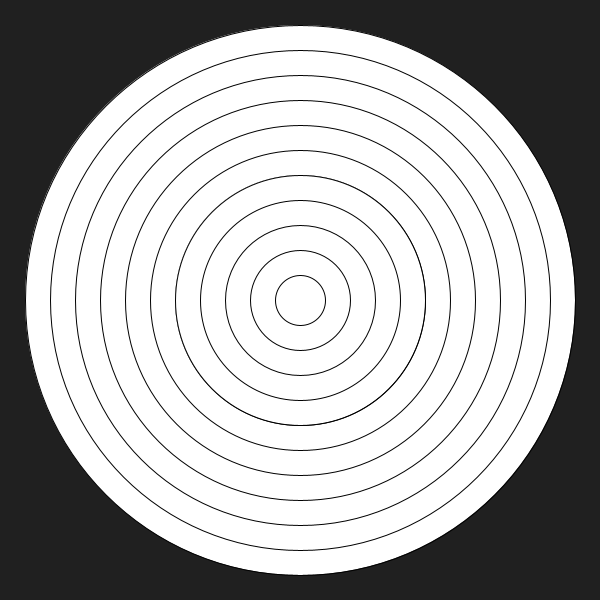
Frame 1 (no input)
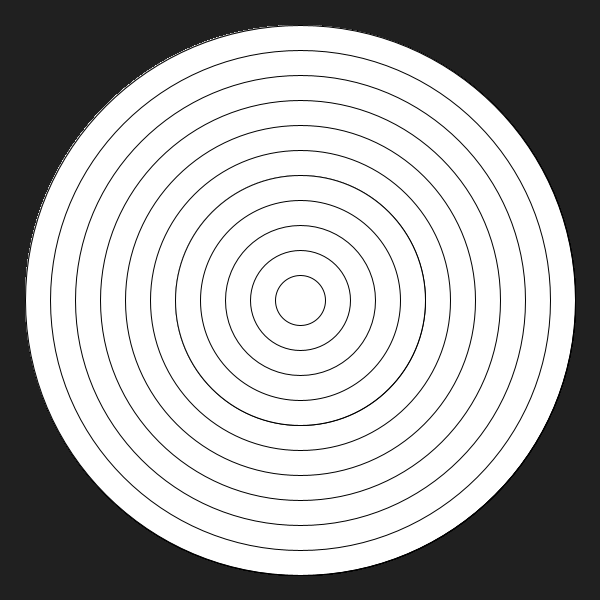
Frame 60 (the mouse pressed at the canvas centre just before this capture)
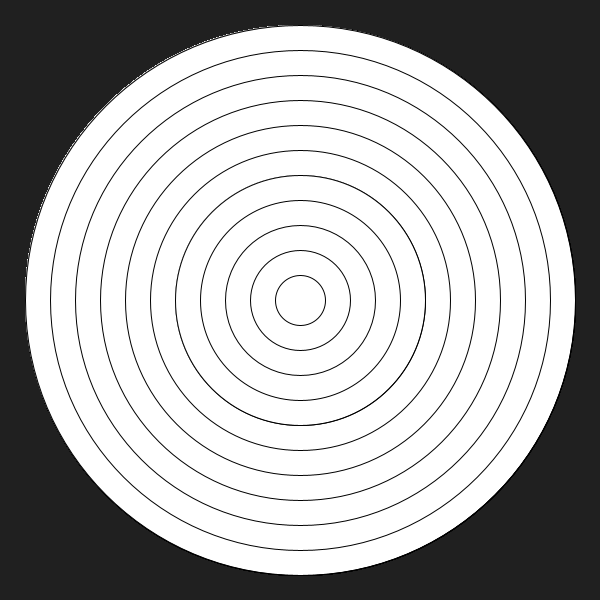
Frame 120 (the mouse held since frame 60 and released just before this capture)

The Processing sketch that drew these frames (run headless with seeded random() and noise(); from frame 60 on, the mouse is pressed at the canvas centre):

// Processing sketch: circles_hard_way
// ── circles_hard_way.pde
//Concentric Circles the Hard Way
//Demo for SAIC, Core Studio with Steve Amos

/* 

1.Make a series of concentric circles that decrease in size as they approach the center.
2. The circumference of the first ellipse should be 50px less than display width
3. The steps should be even increments of 50px and continue until you reach the center.


*/

void setup() {
	size(600, 600);
	background(#202020);
	smooth();
	
}

void draw() {
	/*One way to approach this problem is to hard code the placement of each ellipse, line by line.
	and we can simply cut and paste each line and change the values by hand. */

	ellipse(width/2, height/2, 550, 550);
	ellipse(width/2, height/2, 500, 500);
	ellipse(width/2, height/2, 450, 450);
	ellipse(width/2, height/2, 400, 400);
	ellipse(width/2, height/2, 350, 350);
	ellipse(width/2, height/2, 300, 300);
	ellipse(width/2, height/2, 250, 250);
	ellipse(width/2, height/2, 200, 200);
	ellipse(width/2, height/2, 250, 250);
	ellipse(width/2, height/2, 200, 200);
	ellipse(width/2, height/2, 150, 150);
	ellipse(width/2, height/2, 100, 100);
	ellipse(width/2, height/2, 50, 50);


	
}
